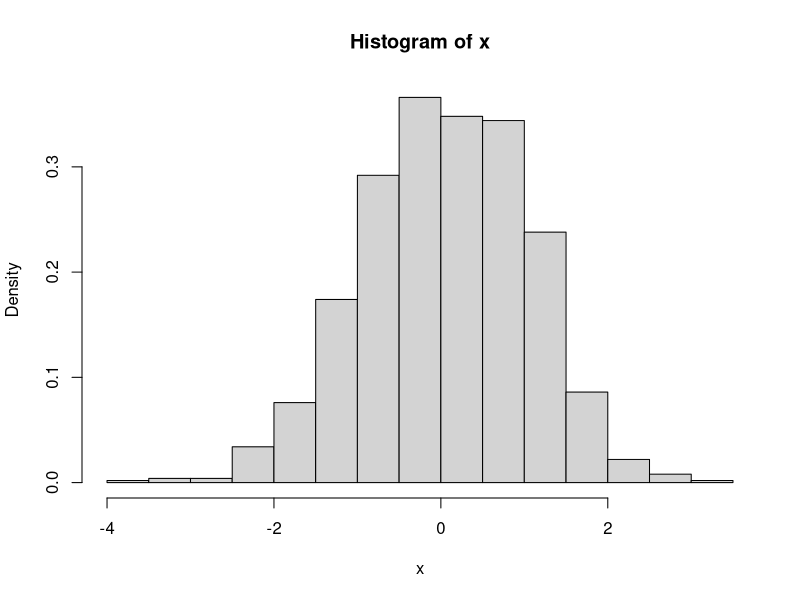

This figure's R source:
## ---- chunk 1
# Código em R
x = rnorm(1000)
summary(x)
hist(x, freq = F)
